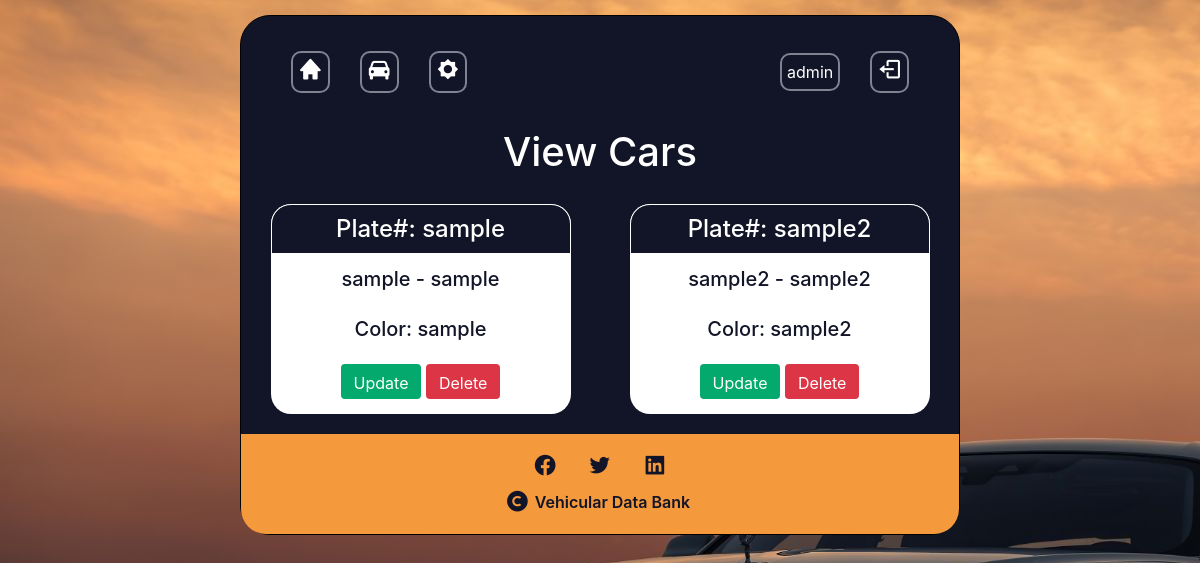
Page /view_car (signed in) on the earlier database version.
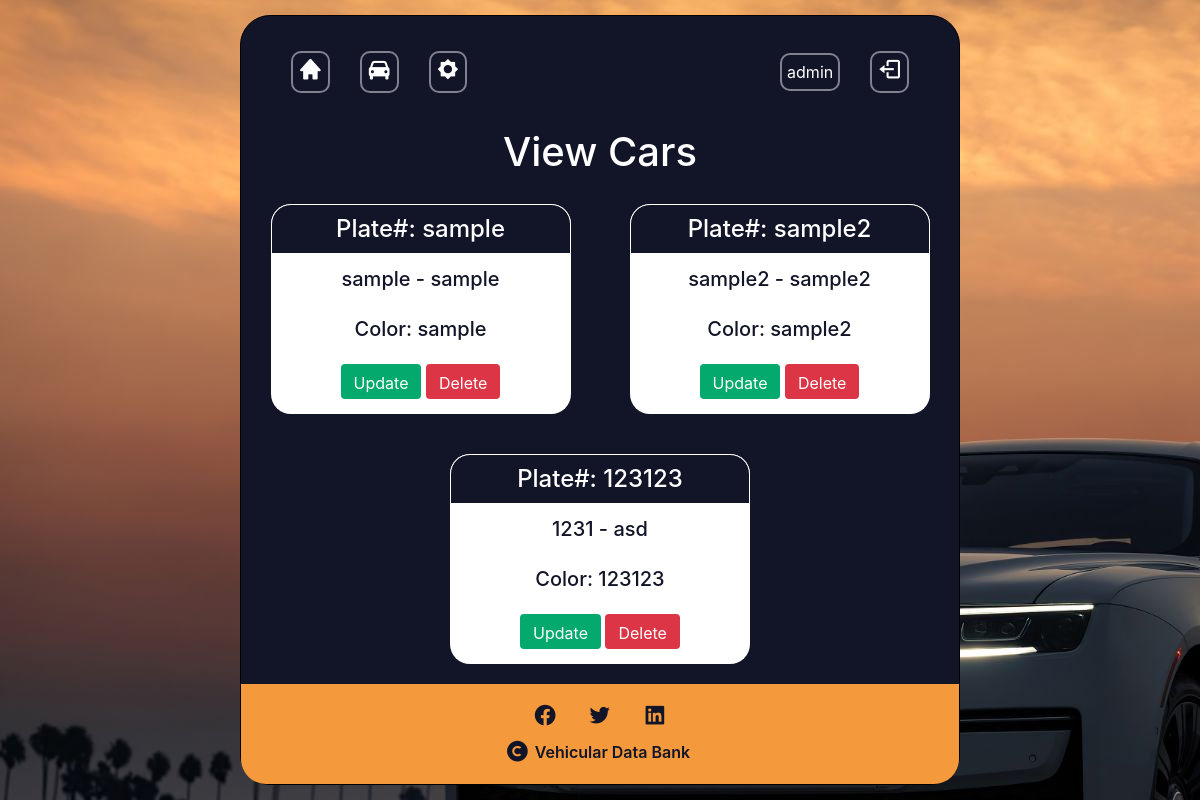
Same page on the later database version.
### website/models.py (models this page shows, shortened)
class Car(models.Model):
    owner = models.ForeignKey(User, default="",on_delete=models.CASCADE, null=True)
    car_model = models.CharField('Car Name', max_length=120)
    car_manufacturer = models.CharField('Car Manufacturer', max_length=120)
    car_color = models.CharField('Car Color', max_length=120)
    plate_num = models.CharField('Plate Number', max_length=20)

### website/views.py (the view)
# urls.py: path('view_car', views.view_car, name="view_car"),
@login_required(login_url="/login_user")
def view_car(request):
    car_owner = request.user # get current user
    car_list = Car.objects.filter(owner = car_owner) # get data of current user
    return render(request, 'view_car.html', {'car_list': car_list})

### website/templates/view_car.html (shortened to what this page needs)
{% extends './header.html'%}
{% block header %} View Cars {% endblock %}
{% block content %}
    <div id="content-view-car">
         {% for car in car_list %}
        <div class="car-items">
              <h3 class="plate-num">Plate#: {{ car.plate_num }} </h3>
              <div class="">
                    <h5 class="car-man">{{ car.car_manufacturer }} - {{ car.car_model }}</h5>
                    <h5 class="car-col">Color: {{ car.car_color }}</h5>
                    <a href="{% url 'update_car' car.id %}" class="btn success">Update</a>
                    <a href="{% url 'delete_car' car.id %}" class="btn delete">Delete</a>
              </div>
        </div>
        {% endfor %}
    </div>
{% endblock %}

Differences in the rows shown:
added Car: plate_num "123123", car_manufacturer "1231", car_model "asd", car_color "123123"
